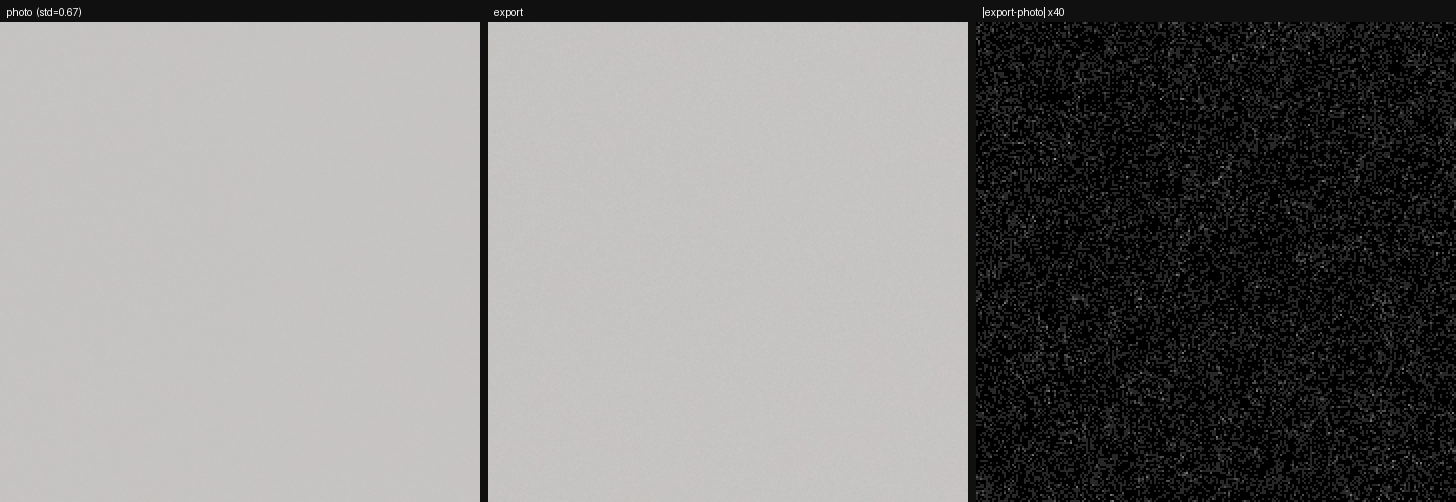
#> input picture tools/jpeg-dither-exp/viz_flat.png, 1456 x 502 px, given in place of , which was not available
$ python chroma-scale-eval.py jpeg-dither-exp/viz_flat.png
#> lines starting #> are read from the running program, lines starting #| are printed output that depends on the picture; pictures that were not available may be replaced by others from this repository, and a replacement may not be noted
#!/usr/bin/env python3
"""多尺度色度噪声评估（成片 JPEG 对比；2026-09-30 绿网格/色斑事故后固化口径）。

为什么不能只看 3×3 高通残差（tools/denoise-strength-eval.py 的 σC）：
那条口径量的是 **1px 尺度彩点**，而肉眼说的"墙壁彩色斑块"是 **8–32px 的低频
色度噪声**，高通滤波对这一频段响应≈0 —— 于是出现"定量说差不多、肉眼说差很多"
（2026-09-30 用户指正）。同理，PC 样片若是 HEIC/低码率，高频彩点会被压缩抹平，
只测高频会系统性高估我们与 PC 的接近程度。

口径：
  ① 平坦块 = 32×32 luma 块、低频梯度 < 1.5（与 denoise-strength-eval 一致）
  ② 对 Cb/Cr 做 s×s box 平均（s = 1/4/8/16/32）后在块内取 std，
     σC(s) = hypot(std(Cb_s), std(Cr_s)) —— s 越大越接近"色斑"尺度
  ③ 可选 --vis 输出色度低频残差可视化（Cb/Cr 减 48px 均值 ×12，绿/品红=色斑）

用法：
  python3 tools/chroma-scale-eval.py pc.jpg=PC ours.jpg=DFT other.jpg=MM
  python3 tools/chroma-scale-eval.py --vis out_dir/ pc.jpg=PC ours.jpg=DFT
"""
import sys
from pathlib import Path

import numpy as np
from PIL import Image, ImageDraw


def box_mean(a: np.ndarray, s: int) -> np.ndarray:
    h, w = a.shape
    bh, bw = h // s, w // s
    return a[: bh * s, : bw * s].reshape(bh, s, bw, s).mean(axis=(1, 3))


def flat_mask(y: np.ndarray, block: int = 32, thr: float = 1.5) -> np.ndarray:
    yc = box_mean(y, block)
    gy, gx = np.gradient(yc)
    return np.hypot(gy, gx) < thr


def chroma_by_scale(path: str, scales=(1, 4, 8, 16, 32)) -> dict:
    im = np.asarray(Image.open(path).convert("RGB"), np.float32)
    r, g, b = im[..., 0], im[..., 1], im[..., 2]
    y = 0.2126 * r + 0.7152 * g + 0.0722 * b
    cb, cr = b - y, r - y
    mask = flat_mask(y)
    out = {}
    for s in scales:
        cb_s, cr_s = box_mean(cb, s), box_mean(cr, s)
        step = max(2, 32 // s)            # 每块至少 2×2 个下采样点才能算 std
        ni, nj = cb_s.shape[0] // step, cb_s.shape[1] // step
        vals = []
        for i in range(ni):
            for j in range(nj):
                gi, gj = i * step // max(1, 32 // s), j * step // max(1, 32 // s)
                if gi >= mask.shape[0] or gj >= mask.shape[1] or not mask[gi, gj]:
                    continue
                p_cb = cb_s[i * step:(i + 1) * step, j * step:(j + 1) * step]
                p_cr = cr_s[i * step:(i + 1) * step, j * step:(j + 1) * step]
                vals.append(np.hypot(p_cb.std(), p_cr.std()))
        out[s] = (float(np.mean(vals)) if vals else float("nan"), len(vals))
    return out


def vis_panel(items, out_path: Path, size: int = 560) -> None:
    """色度低频残差 ×12：绿/品红块 = 肉眼说的色斑。"""
    canvas = Image.new("RGB", (size * len(items) + 10 * (len(items) - 1), size + 26),
                       (20, 20, 20))
    d = ImageDraw.Draw(canvas)
    for i, (tag, p) in enumerate(items):
        im = Image.open(p).convert("RGB")
        W, H = im.size
        # 取画面左上偏中的平坦墙面区（按内容经验位置；对齐仅供目视参考）
        box = (int(0.13 * W) - size // 2, int(0.21 * H) - size // 2,
               int(0.13 * W) + size // 2, int(0.21 * H) + size // 2)
        a = np.asarray(im.crop(box), np.float32)
        y = 0.2126 * a[..., 0] + 0.7152 * a[..., 1] + 0.0722 * a[..., 2]
        cb, cr = a[..., 2] - y, a[..., 0] - y

        def low(x):
            s = 48
            m = box_mean(x, s)
            return np.asarray(Image.fromarray(m).resize((x.shape[1], x.shape[0]),
                                                        Image.BILINEAR))

        vis = np.clip(np.stack([(cr - low(cr)) * 12 + 128,
                                ((cb - low(cb)) + (cr - low(cr))) * 6 + 128,
                                (cb - low(cb)) * 12 + 128], -1), 0, 255).astype(np.uint8)
        canvas.paste(Image.fromarray(vis), (i * (size + 10), 26))
        d.text((i * (size + 10) + 6, 7), f"{tag}  色度低频残差 ×12", fill=(255, 255, 255))
    canvas.save(out_path, quality=95)
    print(f"vis: {out_path}")


def main() -> None:
    args = [a for a in sys.argv[1:] if not a.startswith("--")]
    vis_dir = None
    if "--vis" in sys.argv:
        k = sys.argv.index("--vis")
        vis_dir = Path(sys.argv[k + 1])
        args = [a for a in args if a != sys.argv[k + 1]]
    items = []
    for a in args:
        p, _, tag = a.rpartition("=")
        items.append((tag or Path(p).stem, p))
    if not items:
        print(__doc__)
        sys.exit(2)

    scales = (1, 4, 8, 16, 32)
    print("多尺度色度噪声 σC（平坦块内；s 越大越接近肉眼说的“色斑”）")
    print(f"{'样片':<12}" + "".join(f"{str(s)+'px':>10}" for s in scales) + f"{'块数':>8}")
    res = {}
    for tag, p in items:
        r = chroma_by_scale(p, scales)
#> in chroma_by_scale, `cb, cr = b - y, r - y`:
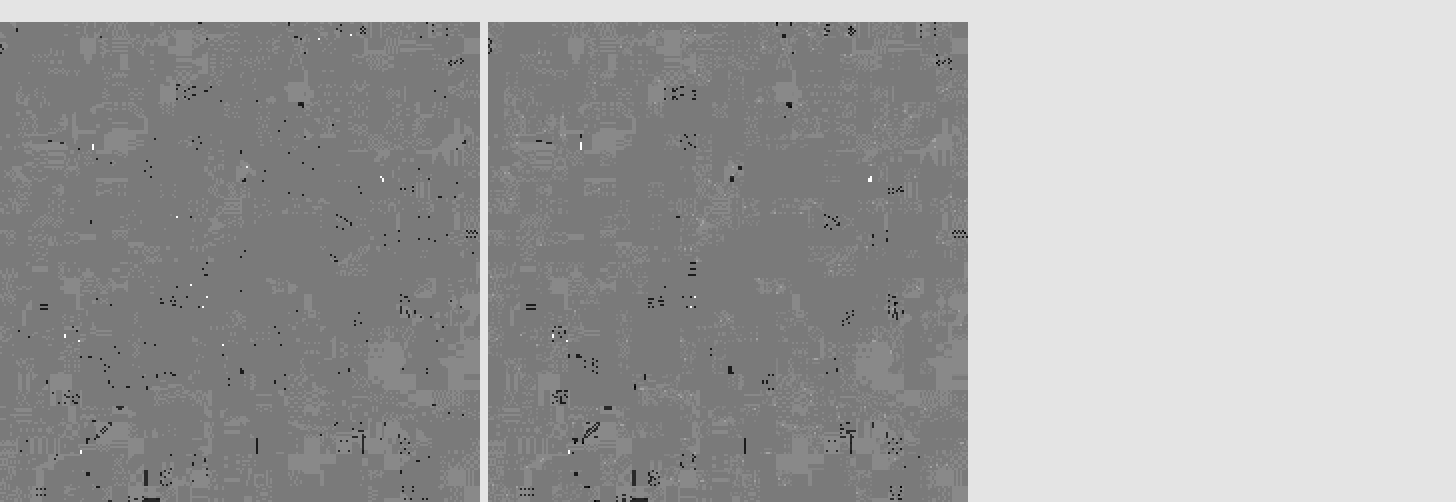
#> cb: shape (502, 1456) float32; min -4.43, max 0.503, mean -1.27; drawn with min black and max white
#> in chroma_by_scale, `cb, cr = b - y, r - y`:
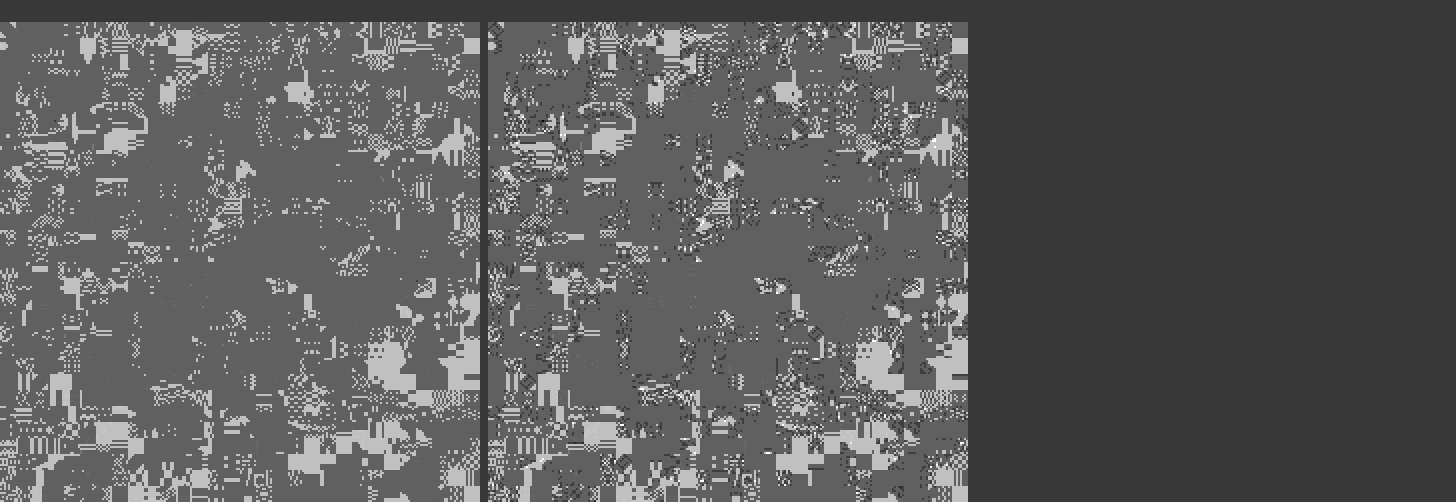
#> cr: shape (502, 1456) float32; min -1.36, max 4.72, mean 0.831; drawn with min black and max white
#> the loop in chroma_by_scale, `for s in scales:` made 5 passes
#> pass 2, in chroma_by_scale, `cb_s, cr_s = box_mean(cb, s), box_mean(cr, s)`:
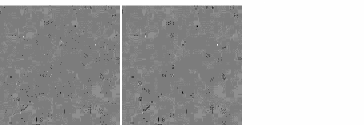
#> cb_s: shape (125, 364) float32; min -4.05, max 2.86e-06, mean -1.27; drawn with min black and max white
#> pass 2, in chroma_by_scale, `cb_s, cr_s = box_mean(cb, s), box_mean(cr, s)`:
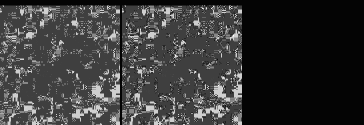
#> cr_s: shape (125, 364) float32; min -0.0705, max 3.97, mean 0.83; drawn with min black and max white
#> pass 3, in chroma_by_scale, `cb_s, cr_s = box_mean(cb, s), box_mean(cr, s)`:
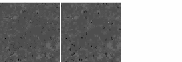
#> cb_s: shape (62, 182) float32; min -3, max 1.13e-06, mean -1.27; drawn with min black and max white
#> pass 3, in chroma_by_scale, `cb_s, cr_s = box_mean(cb, s), box_mean(cr, s)`:
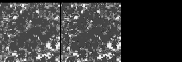
#> cr_s: shape (62, 182) float32; min -5.96e-07, max 3.41, mean 0.828; drawn with min black and max white
#> after the loop in chroma_by_scale, `for s in scales:`: out = {1: (0.653, 415), 4: (0.46, 415), 8: (0.345, 415), 16: (0.21, 415), 32: (0.186, 87)}
#> r has the same summary as out in chroma_by_scale
        res[tag] = r
        print(f"{tag:<12}" + "".join(f"{r[s][0]:>10.3f}" for s in scales) + f"{r[1][1]:>8}")
#| jpeg-dither-exp/viz_flat.png     0.653     0.460     0.345     0.210     0.186     415
    base = items[0][0]
    for tag, _ in items[1:]:
        print(f"{tag}/{base:<8}" + "".join(
            f"{res[tag][s][0]/res[base][s][0]:>9.1f}×" for s in scales))
    if vis_dir:
        vis_dir.mkdir(parents=True, exist_ok=True)
        vis_panel(items, vis_dir / "chroma-scale-vis.jpg")


if __name__ == "__main__":
    main()
